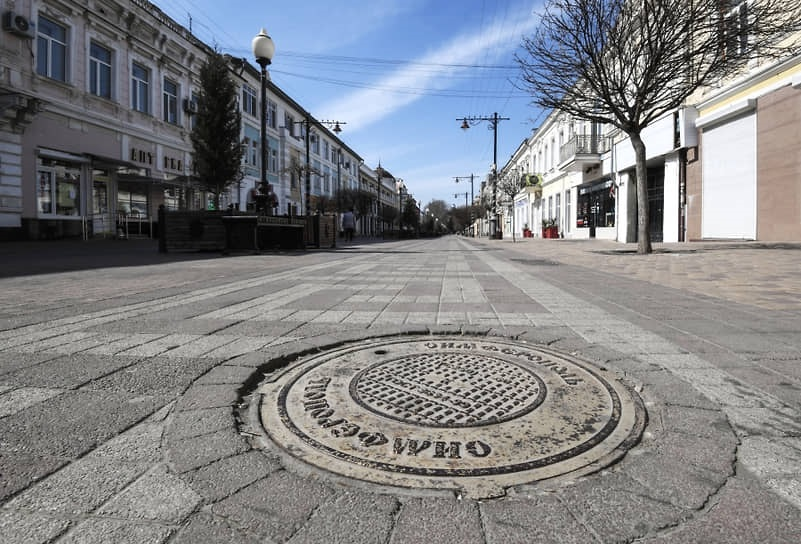
#> input picture src3.jpg, 801 x 544 px
$ python task6.py
#> lines starting #> are read from the running program, lines starting #| are printed output that depends on the picture
import cv2
import numpy as np

src1=cv2.imread("src3.jpg")
#> src1 is the input picture: shape (544, 801, 3); mean B, G, R 133.6, 129.9, 128
coff=cv2.imread("coff.jpg")
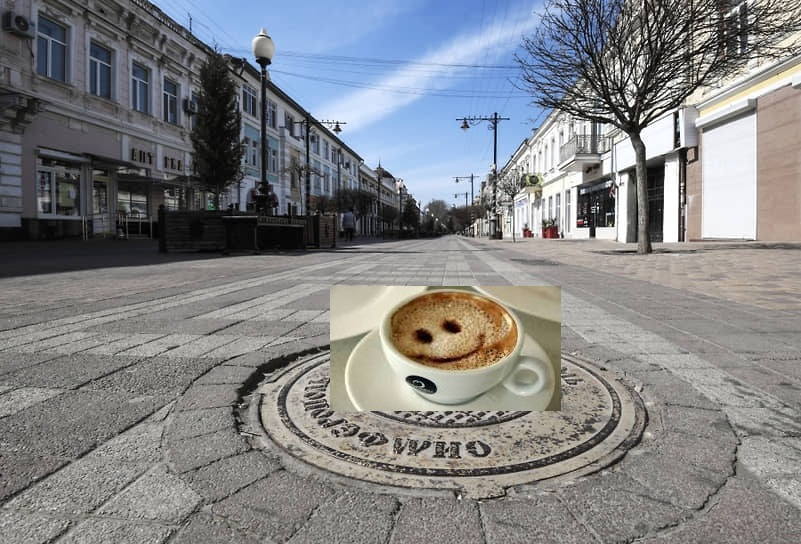
#> input picture coff.jpg, 801 x 544 px
#> coff is the input picture: shape (544, 801, 3); mean B, G, R 132.8, 130.6, 129.3
cv2.imshow("orig",coff)
src1=src1/2
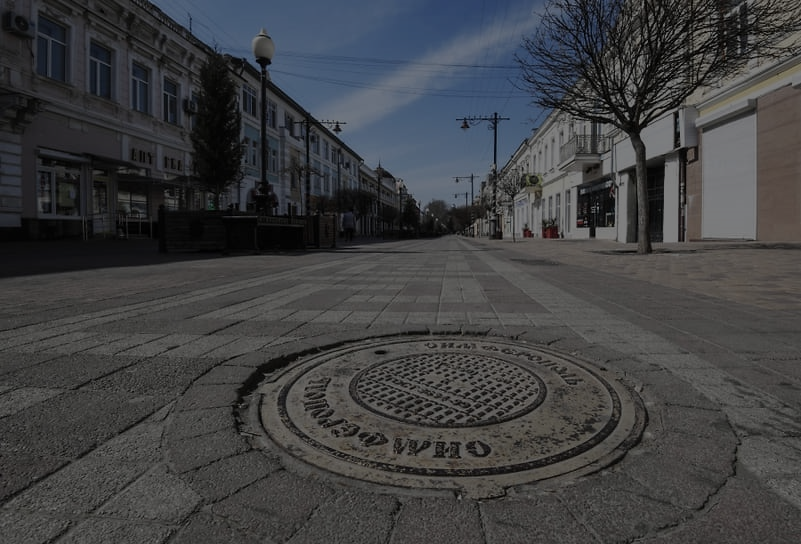
#> src1: shape (544, 801, 3) float64; mean B, G, R 66.8, 65, 64
coff=coff/2
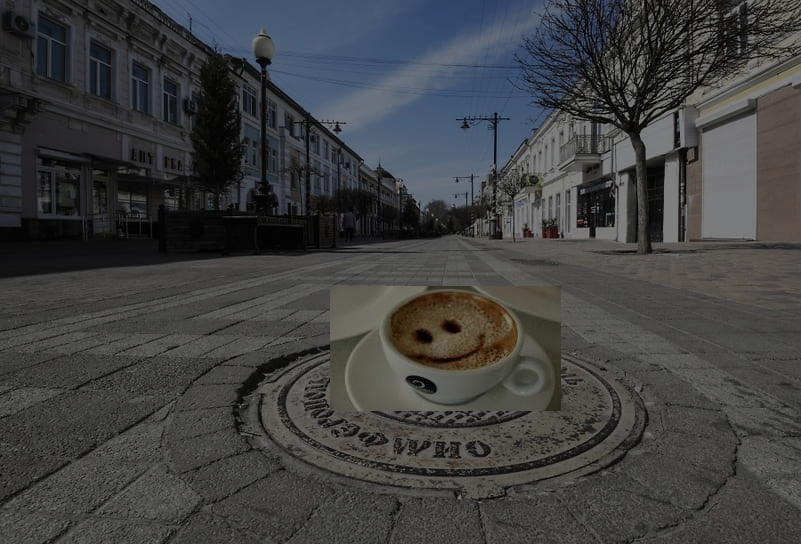
#> coff: shape (544, 801, 3) float64; mean B, G, R 66.4, 65.3, 64.6
diff=abs(coff-src1)
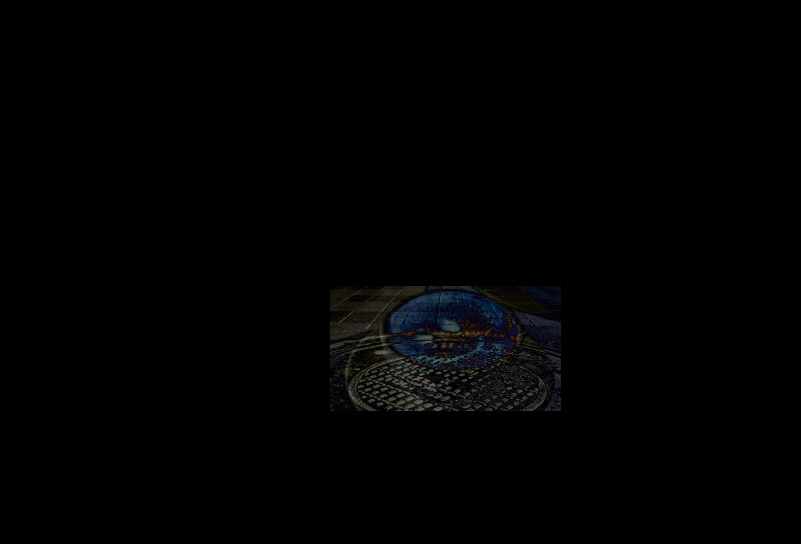
#> diff: shape (544, 801, 3) float64; mean B, G, R 1.9, 1.7, 1.6
cv2.imshow("diff",diff)
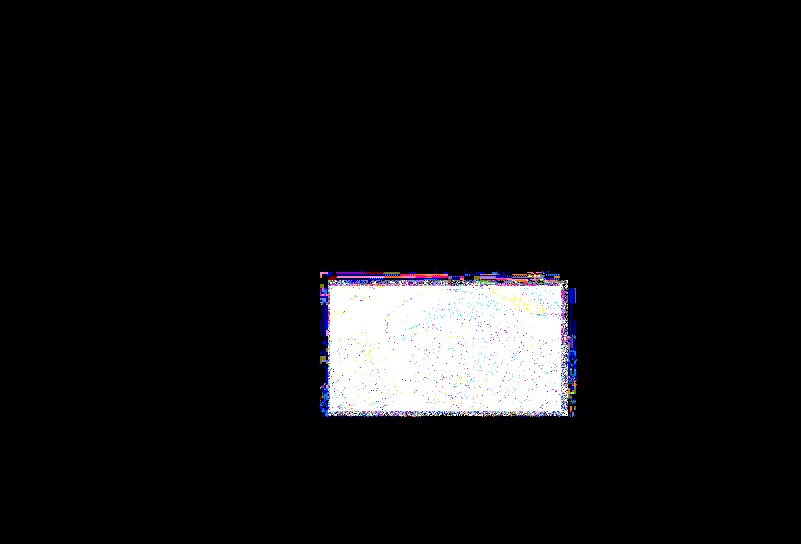
#> window 'diff': shape (544, 801, 3); mean B, G, R 19.2, 18.3, 18.5
kernel=np.ones((3,3),'uint8')
ret,diff=cv2.threshold(diff,35,255,0)
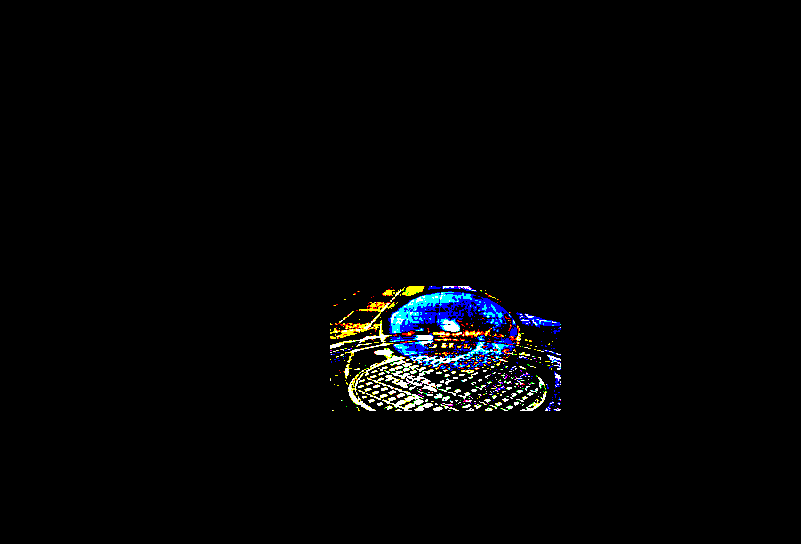
#> diff: shape (544, 801, 3) float64; mean B, G, R 5.3, 4.5, 3.9
cv2.imshow("diff1",diff)
diff=cv2.morphologyEx(diff, cv2.MORPH_OPEN, kernel)
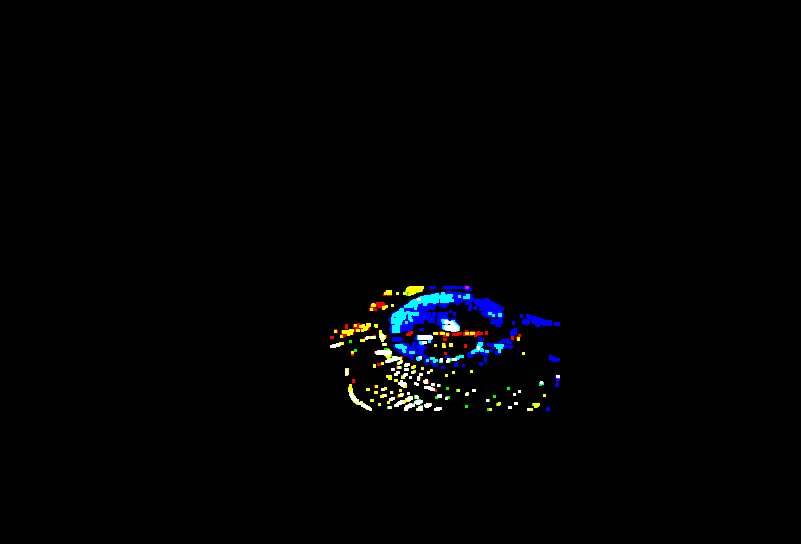
#> diff: shape (544, 801, 3) float64; mean B, G, R 3.2, 2.3, 1.8
cv2.imshow("Morph",diff)

cv2.waitKey(0)
